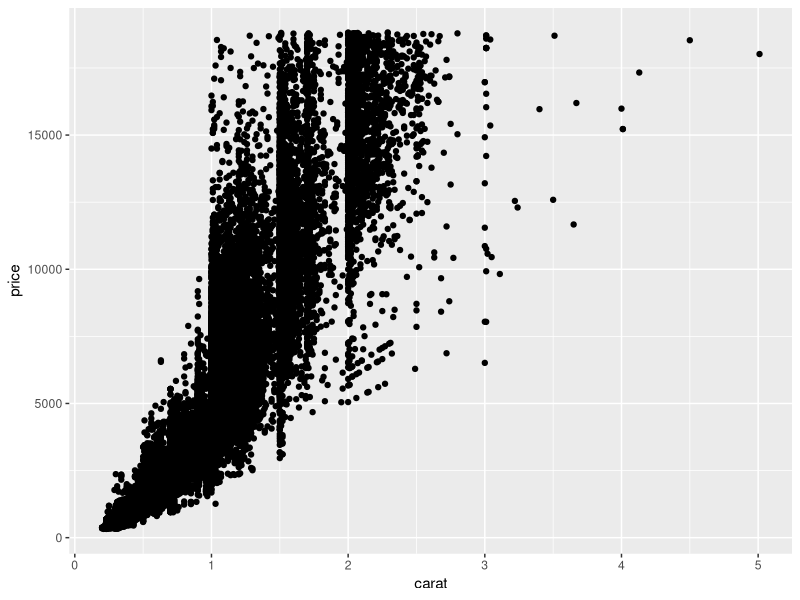
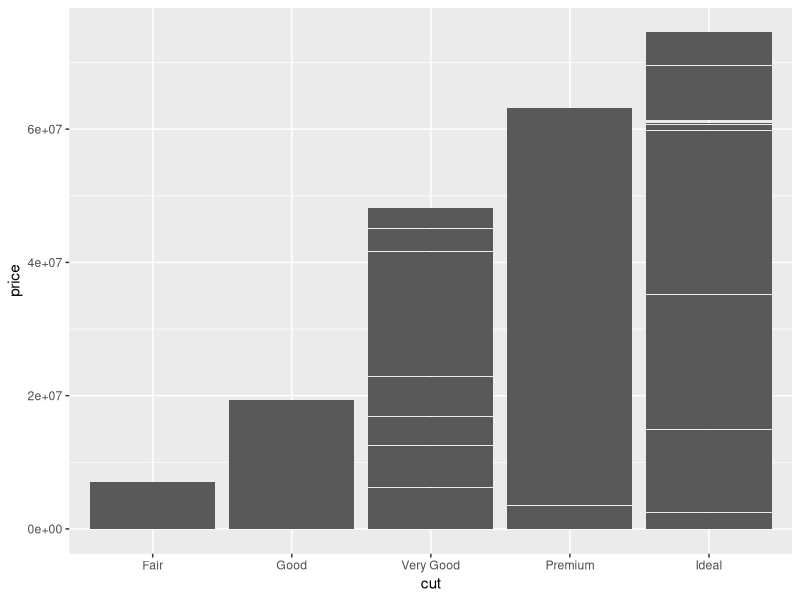

Source code (R) for these figures, in order:
## ---- chunk 1
library(ggplot2)
library(tidyverse)
## ---- chunk 2
### In this code chunk, start with the diamonds dataset (built in to
### ggplot2 package) and create a plot of price vs. carat (or some other
### variables of your choice)


data(diamonds) 

ggplot(diamonds, aes( x = carat, y = price)) +
  geom_point()


## ---- chunk 3
### In this code chunk, start with the diamonds dataset (built in to
### ggplot2 package) and create a subset based on filtering, e.g., 
### size greater than 1 carat or cut is "Ideal"

library(tidyverse) 
data(diamonds)

diamondsfilt <- diamonds|>
  filter(price >= 1000)

## ---- chunk 4
ggplot(diamonds, aes(x = cut, y = price)) +
         geom_bar(stat = "identity")



## ---- chunk 5
### Both partners - delete this comment, then write some code here
### to plot, summarize, calculate something simple using the diamonds
### dataset.


